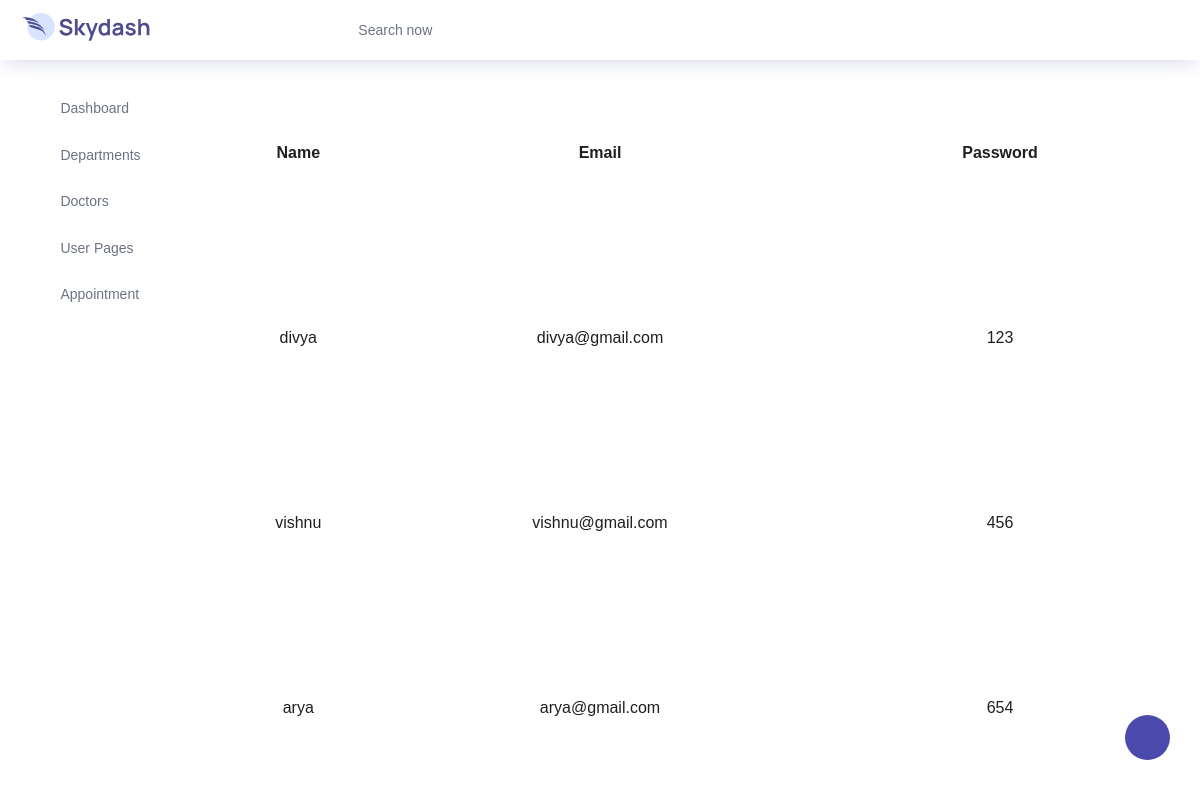
The page /backendapp/displayweblog/ on the database its author committed.
### frontendapp/models.py (models this page shows)
class logindb(models.Model):
    name=models.CharField(max_length=100,null=True,blank=True)
    mail=models.EmailField(max_length=100,null=True,blank=True)
    password=models.CharField(max_length=100,null=True,blank=True)

### backendapp/views.py (the view)
# urls.py: path('displayweblog/',views.displayweblog,name="displayweblog"),
def displayweblog(request):
    data=logindb.objects.all()
    return render(request,"displayuserlogin.html",{'data':data})

### backendapp/templates/displayuserlogin.html (shortened to what this page needs)
<!DOCTYPE html>
{% extends 'index.html' %}
{% block content %}
<html lang="en">
<head>
</head>
<body>
<table style="width:100%">
    <tr style="text-align:center">
        <th>Name</th>
        <th>Email</th>
        <th>Password</th>
    </tr>
    {% for i in data %}
    <tr style="text-align:center">
        <td>{{i.name}}</td>
        <td style="width:400px">{{i.mail}}</td>
        <td style="width:400px">{{i.password}}</td>
    </tr>
    {% endfor %}
</table>
</body>
</html>
{% endblock %}

### rows shown on the page
logindb: name "divya", mail "divya@gmail.com", password "123"
logindb: name "vishnu", mail "vishnu@gmail.com", password "456"
logindb: name "arya", mail "arya@gmail.com", password "654"
